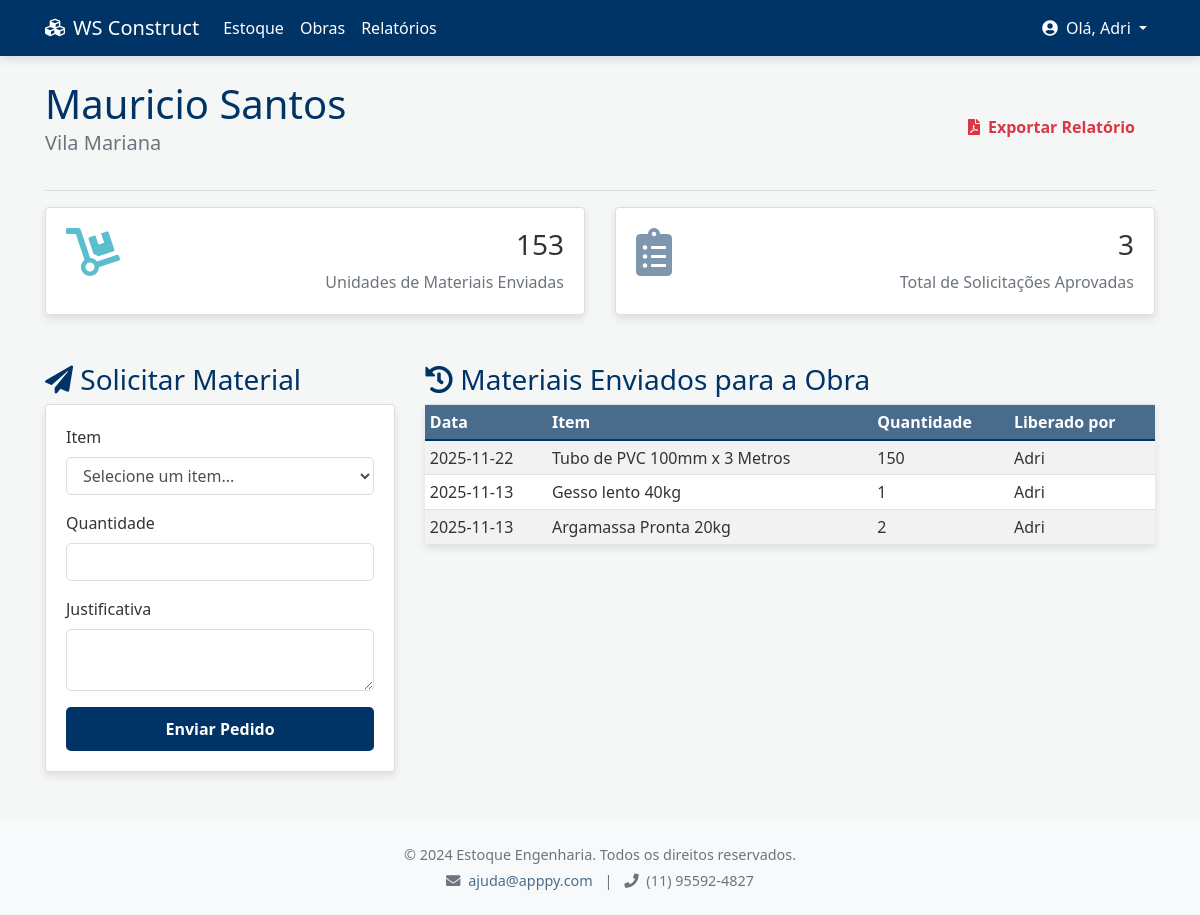
Screenshot of /obras/1 (signed in) with the database file from the repository.
### tables this page shows
CREATE TABLE usuarios (
        id INTEGER PRIMARY KEY AUTOINCREMENT,
        username TEXT UNIQUE NOT NULL,
        password_hash TEXT NOT NULL,
        role TEXT NOT NULL CHECK(role IN ('administracao', 'engenheiro', 'encarregado', 'comercial'))
    );

CREATE TABLE obras (
        id INTEGER PRIMARY KEY AUTOINCREMENT,
        nome TEXT UNIQUE NOT NULL,
        localizacao TEXT
    );

CREATE TABLE movimentacoes (
        id INTEGER PRIMARY KEY AUTOINCREMENT,
        item_id INTEGER NOT NULL,
        tipo TEXT NOT NULL CHECK(tipo IN ('entrada', 'saida', 'compra')),
        quantidade INTEGER NOT NULL,
        data DATETIME DEFAULT CURRENT_TIMESTAMP,
        usuario_id INTEGER,
        observacao TEXT,
        FOREIGN KEY (item_id) REFERENCES itens_estoque (id),
        FOREIGN KEY (usuario_id) REFERENCES usuarios (id)
    );

CREATE TABLE itens_estoque (
        id INTEGER PRIMARY KEY AUTOINCREMENT,
        nome TEXT UNIQUE NOT NULL,
        descricao_id INTEGER,
        quantidade INTEGER NOT NULL DEFAULT 0,
        preco_unitario REAL,
        FOREIGN KEY (descricao_id) REFERENCES descricoes (id)
    );

### app.py (the view, shortened to what this page needs)
@app.route('/obras/<int:id>', methods=['GET', 'POST'])
def detalhes_obra(id):
    usuario = session.get('usuario')
    if not usuario: return redirect(url_for('login'))
    obra = pedidos.get_obra(id)
    materiais_enviados = pedidos.get_materiais_por_obra(id)
    total_quantidade_enviada = sum(m['quantidade'] for m in materiais_enviados)
    total_solicitacoes = len(materiais_enviados)
    itens_estoque = estoque.listar_itens()
    return render_template('obra_detalhes.html', usuario=usuario, obra=obra, materiais=materiais_enviados, itens_estoque=itens_estoque,
                           total_quantidade_enviada=total_quantidade_enviada, total_solicitacoes=total_solicitacoes)

### app.py (called while the page is built)
@app.context_processor
def inject_permissions():
    return dict(PERMISSOES=auth.PERMISSOES)

@app.context_processor
def inject_auth():
    return dict(auth=auth)

@app.context_processor
def inject_notifications():
    if 'usuario' in session and session['usuario']['role'] == 'administracao':
        pedidos_pendentes_count = len(pedidos.listar_pedidos_pendentes())
        return dict(pedidos_pendentes_count=pedidos_pendentes_count)
    return dict(pedidos_pendentes_count=0)

### database.py (called while the page is built)
def conectar_bd():
    try:
        conn = sqlite3.connect(DB_NAME)
        conn.row_factory = sqlite3.Row  # Permite acessar colunas pelo nome
        return conn
    except sqlite3.Error as e:
        logging.error(f"Erro ao conectar ao banco de dados: {e}")
        return None

### estoque.py (called while the page is built)
def listar_itens():
    conn = conectar_bd()
    if not conn: return []
    cursor = conn.cursor()
    cursor.execute("""
        SELECT i.id, i.nome, i.quantidade, i.preco_unitario, d.nome as descricao
        FROM itens_estoque i
        LEFT JOIN descricoes d ON i.descricao_id = d.id
        ORDER BY i.nome
    """)
    itens = cursor.fetchall()
    conn.close()
    return [dict(item) for item in itens] # Converte para lista de dicionários

### pedidos.py (called while the page is built)
def get_obra(obra_id: int):
    conn = conectar_bd()
    if not conn: return None
    cursor = conn.cursor()
    cursor.execute("SELECT * FROM obras WHERE id = ?", (obra_id,))
    obra = cursor.fetchone()
    conn.close()
    return dict(obra) if obra else None

def get_materiais_por_obra(obra_id: int):
    conn = conectar_bd()
    if not conn: return []
    cursor = conn.cursor()
    cursor.execute("SELECT nome FROM obras WHERE id = ?", (obra_id,))
    obra = cursor.fetchone()
    if not obra:
        conn.close()
        return []
    cursor = conn.cursor()
    cursor.execute("""
        SELECT m.data, i.nome as item_nome, m.quantidade, u.username as usuario_nome
        FROM movimentacoes m
        JOIN itens_estoque i ON m.item_id = i.id
        JOIN usuarios u ON m.usuario_id = u.id
        WHERE m.tipo = 'saida' AND m.observacao LIKE ?
        ORDER BY m.data DESC
    """, (f"Obra: {obra['nome']}%",))
    materiais = cursor.fetchall()
    conn.close()
    return [dict(m) for m in materiais]

### templates/obra_detalhes.html (shortened to what this page needs)
{% extends "base.html" %}
{% block content %}
    <div class="d-flex justify-content-between align-items-center">
        <div>
            <h1 class="mb-0">{{ obra.nome }}</h1>
            <p class="lead text-muted">{{ obra.localizacao }}</p>
        </div>
        <a href="{{ url_for('exportar_relatorio_obra_pdf', id=obra.id) }}" class="btn btn-outline-danger" target="_blank"><i class="fas fa-file-pdf mr-2"></i>Exportar Relatório</a>
    </div>
    <hr>
    <div class="row mb-4">
        <div class="col-md-6 mb-4">
            <div class="card card-indicator info h-100">
                <div class="card-body">
                    <div class="d-flex justify-content-between">
                        <i class="fas fa-dolly fa-3x"></i>
                        <div class="text-right">
                            <div class="h3">{{ total_quantidade_enviada }}</div>
                            <div class="text-muted">Unidades de Materiais Enviadas</div>
                        </div>
                    </div>
                </div>
            </div>
        </div>
        <div class="col-md-6 mb-4">
            <div class="card card-indicator primary h-100">
                <div class="card-body">
                    <div class="d-flex justify-content-between">
                        <i class="fas fa-clipboard-list fa-3x"></i>
                        <div class="text-right">
                            <div class="h3">{{ total_solicitacoes }}</div>
                            <div class="text-muted">Total de Solicitações Aprovadas</div>
                        </div>
                    </div>
                </div>
            </div>
        </div>
    </div>
    <div class="row">
        <div class="col-md-4">
            <h3><i class="fas fa-paper-plane"></i> Solicitar Material</h3>
            <div class="card">
                <div class="card-body">
                    <form action="{{ url_for('detalhes_obra', id=obra.id) }}" method="post">
                        <div class="form-group">
                            <label for="item_id">Item</label>
                            <select name="item_id" class="form-control" required>
                                <option value="" disabled selected>Selecione um item...</option>
                            </select>
                        </div>
                        <div class="form-group">
                            <label for="quantidade">Quantidade</label>
                            <input type="number" name="quantidade" class="form-control" min="1" required>
                        </div>
                        <div class="form-group">
                            <label for="justificativa">Justificativa</label>
                            <textarea name="justificativa" class="form-control" rows="2" required></textarea>
                        </div>
                        <button type="submit" class="btn btn-primary btn-block">Enviar Pedido</button>
                    </form>
                </div>
            </div>
        </div>
        <div class="col-md-8">
            <h3><i class="fas fa-history"></i> Materiais Enviados para a Obra</h3>
            <table class="table table-sm table-striped">
                <thead>
                    <tr>
                        <th>Data</th>
                        <th>Item</th>
                        <th>Quantidade</th>
                        <th>Liberado por</th>
                    </tr>
                </thead>
                <tbody>
                    {% for material in materiais %}
                    <tr>
                        <td>{{ material.data.split(' ')[0] }}</td>
                        <td>{{ material.item_nome }}</td>
                        <td>{{ material.quantidade }}</td>
                        <td>{{ material.usuario_nome }}</td>
                    </tr>
                    {% else %}
                    <tr>
                        <td colspan="4" class="text-center text-muted">Nenhum material foi enviado para esta obra ainda.</td>
                    </tr>
                    {% endfor %}
                </tbody>
            </table>
        </div>
    </div>
{% endblock %}

### templates/base.html (shortened to what this page needs)
<!DOCTYPE html>
<html lang="pt-br">
<head>
    <link rel="stylesheet" href="https://cdnjs.cloudflare.com/ajax/libs/font-awesome/5.15.3/css/all.min.css">
    <link rel="stylesheet" href="https://stackpath.bootstrapcdn.com/bootstrap/4.5.2/css/bootstrap.min.css">
    <link rel="stylesheet" href="{{ url_for('static', filename='css/style.css') }}">
</head>
<body>
    <nav class="navbar navbar-expand-lg navbar-dark">
        <div class="container">
            <a class="navbar-brand" href="{{ url_for('dashboard') }}">
                <i class="fas fa-cubes mr-2"></i>WS Construct</a>
            <div class="collapse navbar-collapse" id="navbarNav">
                <ul class="navbar-nav mr-auto">
                    <li class="nav-item">
                        <a class="nav-link" href="{{ url_for('ver_estoque') }}">Estoque</a>
                    </li>
                    {% if usuario.role != 'administracao' %}
                    <li class="nav-item">
                        <a class="nav-link" href="{{ url_for('listar_obras_public') }}">Obras</a>
                    </li>
                    {% endif %}
                    <li class="nav-item">
                        <a class="nav-link" href="{{ url_for('ver_relatorios') }}">Relatórios</a>
                    </li>
                </ul>
                <div class="navbar-nav">
                    <div class="nav-item dropdown">
                        <a class="nav-link dropdown-toggle" href="#" id="userDropdown" role="button" data-toggle="dropdown" aria-haspopup="true" aria-expanded="false">
                            <i class="fas fa-user-circle mr-1"></i> Olá, {{ usuario.username }}
                        </a>
                    </div>
                </div>
            </div>
        </div>
    </nav>
    <main class="container mt-4">
        {% block content %}{% endblock %}
    </main>
    <footer class="mt-5 py-4 text-center text-muted bg-light">
        <div class="container">
            <p class="mb-1">&copy; 2024 Estoque Engenharia. Todos os direitos reservados.</p>
            <p class="mb-0">
                <i class="fas fa-envelope mr-1"></i>
                <a href="mailto:suporte@estoqueengenharia.com">ajuda@apppy.com</a>
                <span class="mx-2">|</span>
                <i class="fas fa-phone mr-1"></i>
                <span>(11) 95592-4827</span>
            </p>
        </div>
    </footer>
</body>
</html>

### static/css/style.css (style rules this page uses)
:root { --cor-primaria: #003366; --cor-secundaria: #4a6c8c; --cor-fundo: #f4f7f6; --cor-texto: #333333; --cor-borda: #dddddd; --cor-sucesso: #28a745; --cor-perigo: #dc3545; --cor-aviso: #ffc107; --cor-info: #17a2b8; --cor-branco: #ffffff; --sombra-padrao: 0 4px 8px rgba(0, 0, 0, 0.1); }
body { font-family: 'Segoe UI', Tahoma, Geneva, Verdana, sans-serif; background-color: var(--cor-fundo); background-attachment: fixed; color: var(--cor-texto); animation: fadeIn 0.5s ease-in-out; display: flex; flex-direction: column; min-height: 100vh; }
h1, h2, h3, h4, h5, h6 { color: var(--cor-primaria); }
main { flex: 1; }
a { color: var(--cor-secundaria); transition: color 0.3s ease; }
.navbar { background-color: var(--cor-primaria); box-shadow: var(--sombra-padrao); }
.navbar .navbar-brand, .navbar .nav-link { color: var(--cor-branco) !important; transition: opacity 0.3s ease; }
.btn { border-radius: 5px; padding: 10px 20px; font-weight: bold; transition: transform 0.2s ease, box-shadow 0.2s ease; border: none; }
.btn-primary { background-color: var(--cor-primaria); color: var(--cor-branco); }
.table { background-color: var(--cor-branco); box-shadow: var(--sombra-padrao); color: #333; }
.table thead th { background-color: var(--cor-secundaria); color: var(--cor-branco); border-bottom: 2px solid var(--cor-primaria); }
.form-control { border-radius: 5px; border: 1px solid var(--cor-borda); transition: border-color 0.3s ease, box-shadow 0.3s ease; }
.card { background-color: var(--cor-branco); border: 1px solid var(--cor-borda); color: #333; box-shadow: var(--sombra-padrao); transition: transform 0.3s ease, box-shadow 0.3s ease; animation: fadeIn 0.6s; }
.card-indicator { background-color: var(--cor-branco); border: 1px solid var(--cor-borda); color: var(--cor-texto); transition: background-color 0.3s ease, transform 0.3s ease; }
.card-indicator .fa-3x { opacity: 0.7; }
.card-indicator.primary .fa-3x { color: var(--cor-secundaria); }
.card-indicator.info .fa-3x { color: var(--cor-info); }
footer { font-size: 0.9rem; }
footer a { color: var(--cor-secundaria); font-weight: 500; }

### rows the page displays
usuarios: username "Adri"
obras: nome "Mauricio Santos", localizacao "Vila Mariana"
movimentacoes: data "2025-11-22", item_nome "Tubo de PVC 100mm x 3 Metros", quantidade "150", usuario_nome "Adri"
movimentacoes: data "2025-11-13", item_nome "Gesso lento 40kg", quantidade "1", usuario_nome "Adri"
movimentacoes: data "2025-11-13", item_nome "Argamassa Pronta 20kg", quantidade "2", usuario_nome "Adri"

### other values shown
{{ total_quantidade_enviada }} "153"
{{ total_solicitacoes }} "3"
